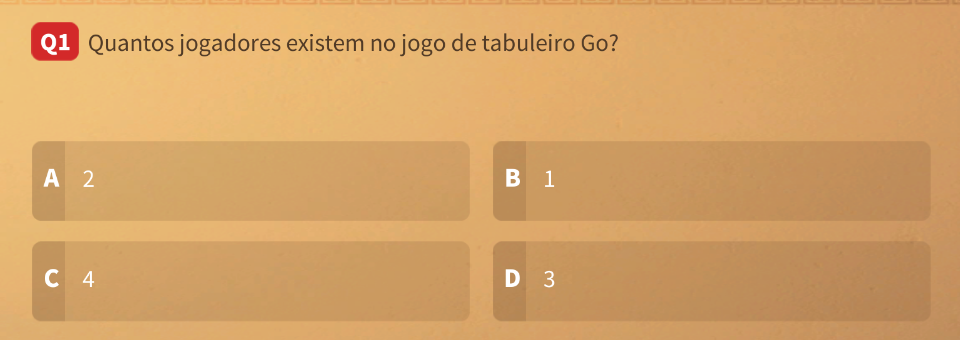
#> input picture tests/fixtures/q1_go.png, 960 x 340 px
$ python -i ocr.py   (imports and definitions only)
#> lines starting #> are read from the running program, lines starting #| are printed output that depends on the picture; after the words box and inside, x2 and y2 are one past the last pixel; in counts of white or black regions, pixels touching at a corner belong together
#> further down, picture is the input picture: PIL image 960x340 RGB; mean R, G, B 213.7, 163.3, 103.4
import os
import queue
from concurrent.futures import ThreadPoolExecutor

import cv2
import numpy as np
import tesserocr
from PIL import Image, ImageEnhance

from openrok.caminhos import pasta_tessdata


# ==========================================================
# SCREEN CAPTURE AND OCR
# ==========================================================

def preprocessar(imagem):
    # Grayscale -> 2x upscale -> contrast -> blur -> Otsu binarization
    imagem = imagem.convert("L")
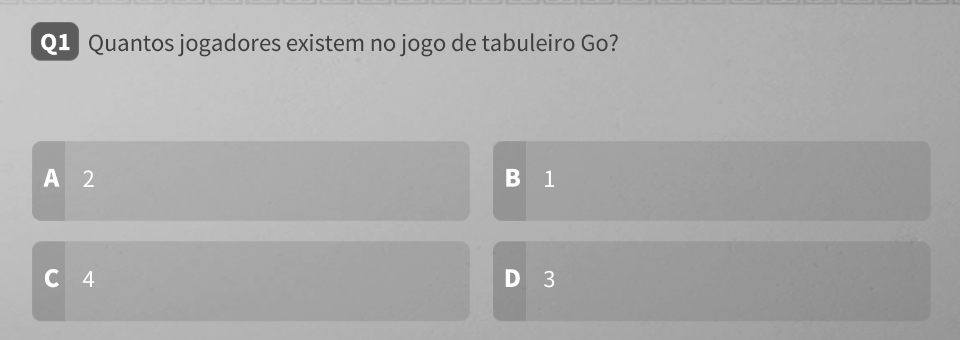
#> imagem: PIL image 960x340 L; min 62, max 255, mean 171.5

    imagem = imagem.resize(
        (imagem.width * 2, imagem.height * 2),
        Image.LANCZOS
    )
#> imagem: PIL image 1920x680 L

    imagem = ImageEnhance.Contrast(imagem).enhance(2.0)
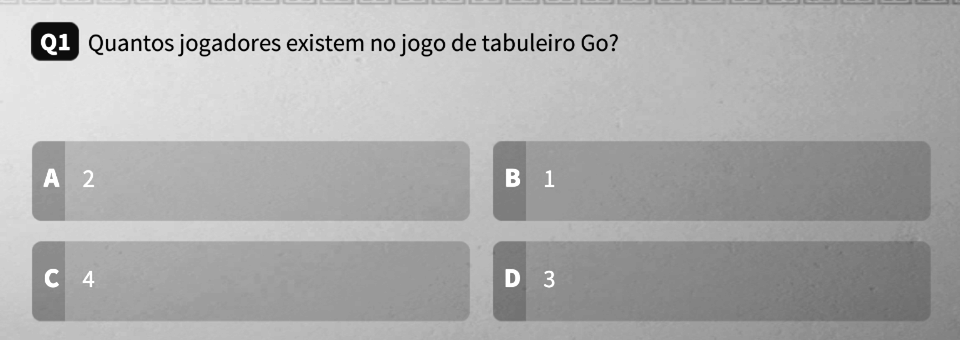
#> imagem: PIL image 1920x680 L (shown at 1/2 size); min 0, max 255, mean 172

    imagem_np = cv2.GaussianBlur(np.array(imagem), (3, 3), 0)

    _, imagem_processada = cv2.threshold(
        imagem_np,
        0,
        255,
        cv2.THRESH_BINARY + cv2.THRESH_OTSU
    )
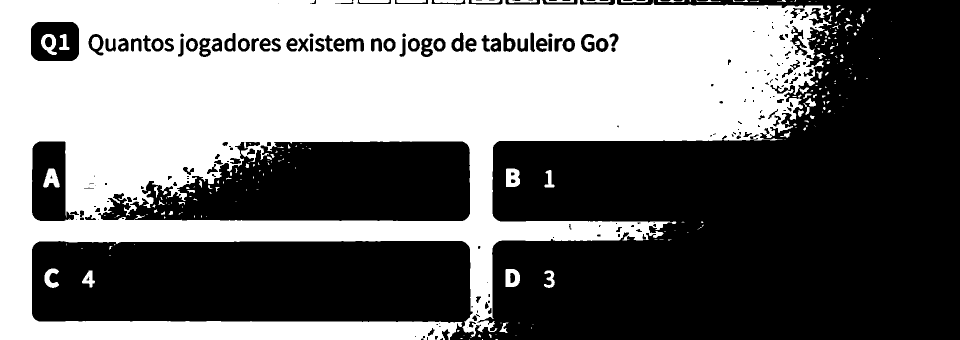
#> imagem_processada: shape (680, 1920) (shown at 1/2 size); 45.3% white; 258 white regions (144 under 20 px), largest, box (x1, y1, x2, y2) and area: (0, 0, 1663, 680) 577603, (1012, 337, 1040, 374) 857, (1011, 538, 1040, 574) 786

    return Image.fromarray(imagem_processada)


# [16 lines left out: function preprocessar_opcao, not called in this run]


class MotorOCR:
    """Keeps Tesseract instances loaded instead of creating one per read.

    Loading the language model is the slowest part of a read, so the
    instances are created once. There is one instance per area so
    the question and the four options can be read in parallel
    (tesserocr releases the GIL while recognizing).
    """

    # [34 lines left out: functions __init__, ler, ler_opcao, not called in this run]

    def ler_opcoes(self, imagens):
        return list(self._executor.map(self.ler_opcao, imagens))

    # [10 lines left out: functions ler_tudo, fechar, not called in this run]

>>> from PIL import Image
>>> picture = Image.open('../tests/fixtures/q1_go.png')
>>> result = preprocessar(picture)

$ run again, on tests/fixtures/q4_einstein.png
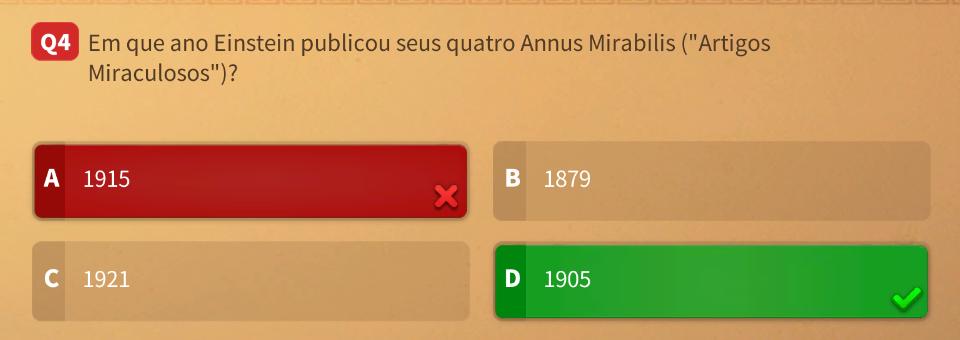
#> input picture tests/fixtures/q4_einstein.png, 960 x 340 px
#> picture is the input picture: PIL image 960x340 RGB; mean R, G, B 193.8, 150.7, 90.4
#> in preprocessar, `imagem = ImageEnhance.Contrast(imagem).enhance(2.0)`:
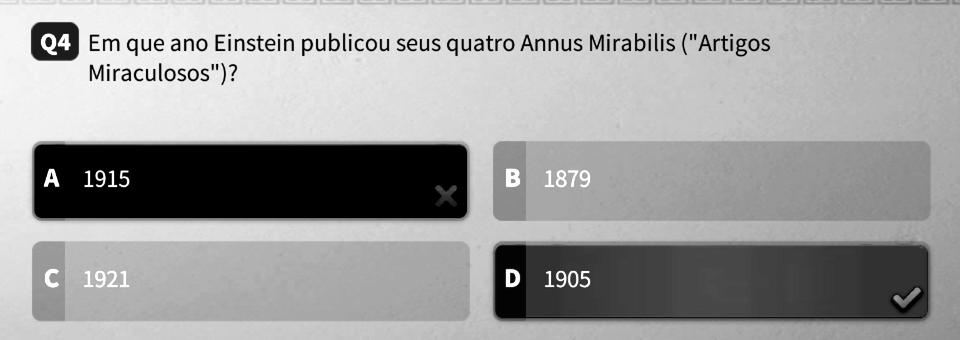
#> imagem: PIL image 1920x680 L (shown at 1/2 size); min 0, max 255, mean 158.4
#> in preprocessar, `_, imagem_processada = cv2.threshold( imagem_np, 0, 255, cv2.THRESH_BI..`:
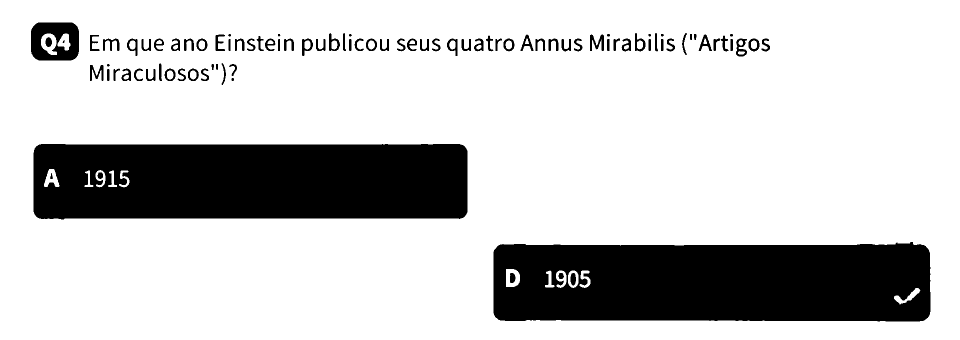
#> imagem_processada: shape (680, 1920) (shown at 1/2 size); 78.7% white; 93 black regions (3 under 20 px), largest, box (x1, y1, x2, y2) and area: (987, 484, 1861, 643) 129113, (67, 288, 935, 438) 126522, (62, 45, 158, 121) 5381

$ run again, on tests/fixtures/q5_nobel.png
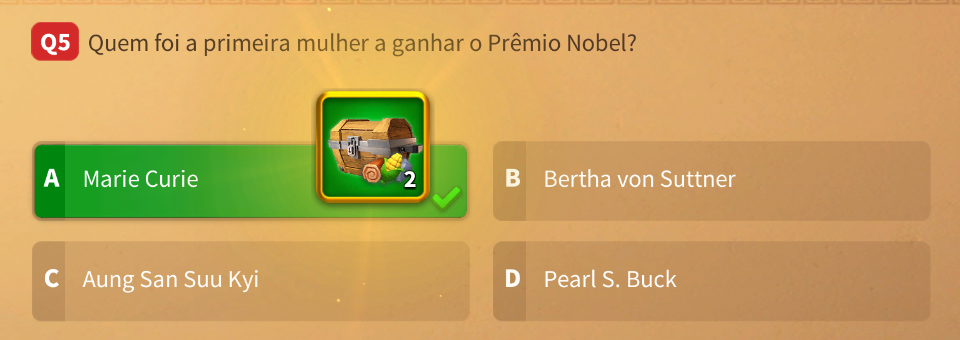
#> input picture tests/fixtures/q5_nobel.png, 960 x 340 px
#> picture is the input picture: PIL image 960x340 RGB; mean R, G, B 198.7, 162.8, 94.1
#> in preprocessar, `imagem = ImageEnhance.Contrast(imagem).enhance(2.0)`:
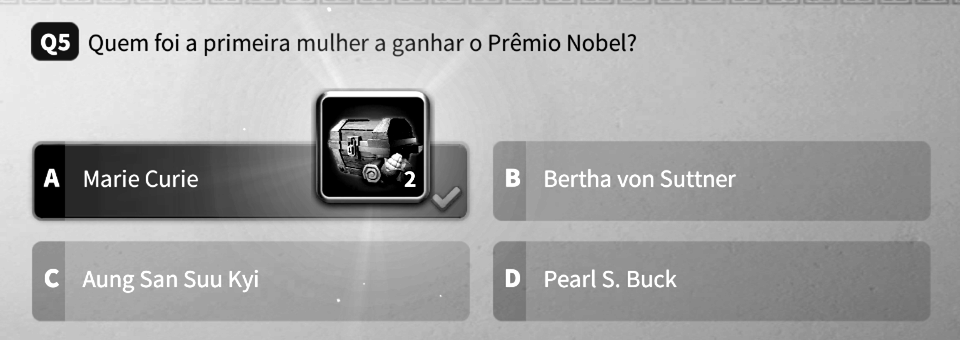
#> imagem: PIL image 1920x680 L (shown at 1/2 size); min 0, max 255, mean 165.2
#> in preprocessar, `_, imagem_processada = cv2.threshold( imagem_np, 0, 255, cv2.THRESH_BI..`:
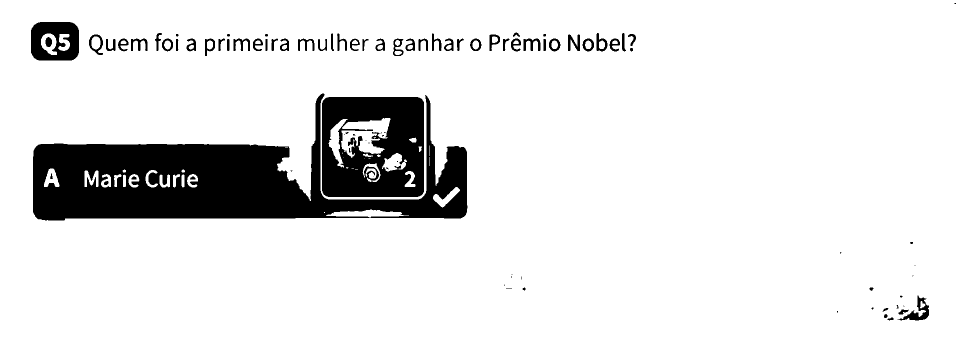
#> imagem_processada: shape (680, 1920) (shown at 1/2 size); 88.9% white; 92 black regions (27 under 20 px), largest, box (x1, y1, x2, y2) and area: (66, 187, 935, 441) 94692, (644, 194, 848, 394) 32448, (62, 44, 158, 121) 5517

$ run again, on tests/fixtures/q6_cometa.png
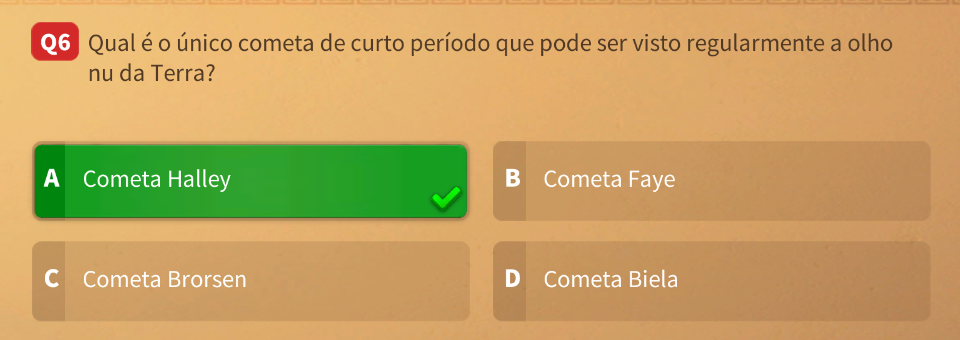
#> input picture tests/fixtures/q6_cometa.png, 960 x 340 px
#> picture is the input picture: PIL image 960x340 RGB; mean R, G, B 196.4, 162.7, 98
#> in preprocessar, `imagem = ImageEnhance.Contrast(imagem).enhance(2.0)`:
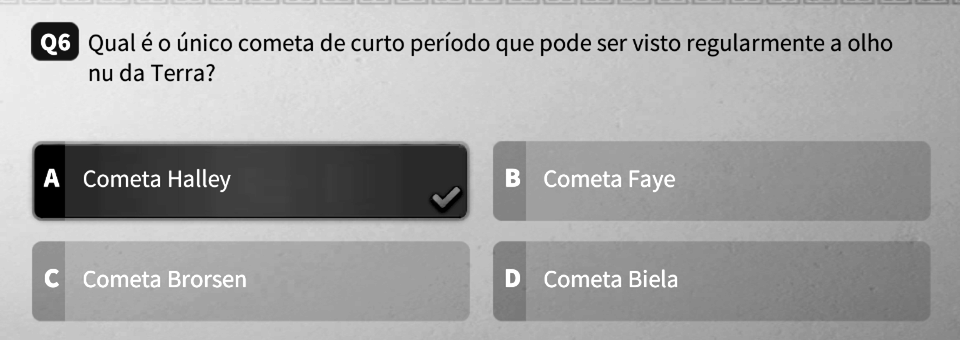
#> imagem: PIL image 1920x680 L (shown at 1/2 size); min 0, max 255, mean 165.3
#> in preprocessar, `_, imagem_processada = cv2.threshold( imagem_np, 0, 255, cv2.THRESH_BI..`:
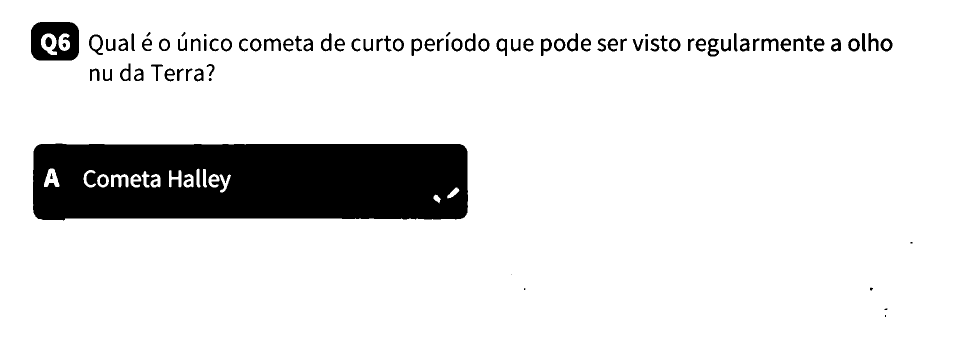
#> imagem_processada: shape (680, 1920) (shown at 1/2 size); 88.6% white; 100 black regions (10 under 20 px), largest, box (x1, y1, x2, y2) and area: (66, 287, 936, 441) 123848, (62, 44, 158, 121) 5423, (1415, 77, 1438, 113) 438
